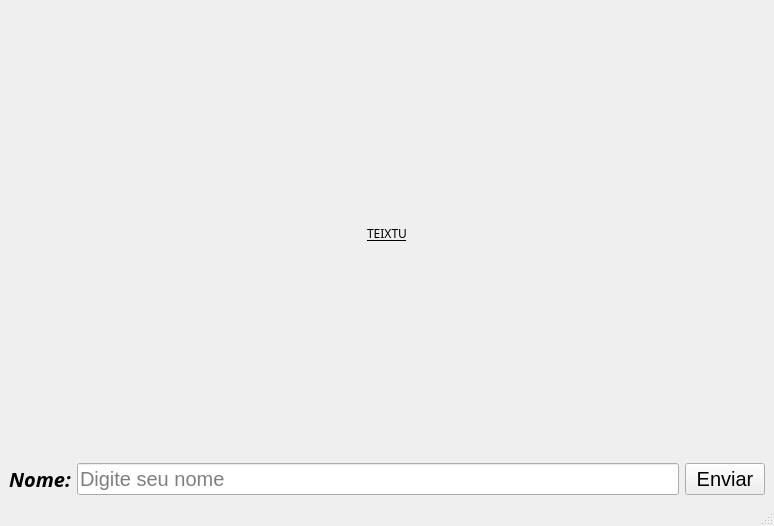
<?xml version="1.0" encoding="UTF-8"?>
<ui version="4.0">
 <class>MainWindow</class>
 <widget class="QMainWindow" name="MainWindow">
  <property name="geometry">
   <rect>
    <x>0</x>
    <y>0</y>
    <width>774</width>
    <height>526</height>
   </rect>
  </property>
  <property name="windowTitle">
   <string>MainWindow</string>
  </property>
  <widget class="QWidget" name="centralwidget">
   <layout class="QHBoxLayout" name="horizontalLayout">
    <item>
     <layout class="QGridLayout" name="gridLayout">
      <item row="0" column="0">
       <widget class="QLabel" name="bigLabel">
        <property name="font">
         <font>
          <family>Roman</family>
          <underline>true</underline>
         </font>
        </property>
        <property name="text">
         <string>TEIXTU</string>
        </property>
        <property name="alignment">
         <set>Qt::AlignCenter</set>
        </property>
       </widget>
      </item>
      <item row="1" column="0">
       <layout class="QGridLayout" name="gridLayout_2">
        <item row="0" column="1">
         <widget class="QLineEdit" name="lineEdit">
          <property name="font">
           <font>
            <pointsize>15</pointsize>
           </font>
          </property>
          <property name="placeholderText">
           <string>Digite seu nome</string>
          </property>
         </widget>
        </item>
        <item row="0" column="0">
         <widget class="QLabel" name="label">
          <property name="font">
           <font>
            <family>Roboto Slab SemiBold</family>
            <pointsize>15</pointsize>
            <italic>true</italic>
            <bold>true</bold>
            <underline>false</underline>
            <strikeout>false</strikeout>
            <stylestrategy>PreferDefault</stylestrategy>
            <kerning>true</kerning>
            <hintingpreference>PreferDefaultHinting</hintingpreference>
           </font>
          </property>
          <property name="text">
           <string>Nome:</string>
          </property>
         </widget>
        </item>
        <item row="0" column="2">
         <widget class="QPushButton" name="ButtonSend">
          <property name="font">
           <font>
            <pointsize>15</pointsize>
           </font>
          </property>
          <property name="text">
           <string>Enviar</string>
          </property>
         </widget>
        </item>
       </layout>
      </item>
     </layout>
    </item>
   </layout>
  </widget>
  <widget class="QMenuBar" name="menubar">
   <property name="geometry">
    <rect>
     <x>0</x>
     <y>0</y>
     <width>774</width>
     <height>22</height>
    </rect>
   </property>
  </widget>
  <widget class="QStatusBar" name="statusbar"/>
 </widget>
 <resources/>
 <connections/>
</ui>
